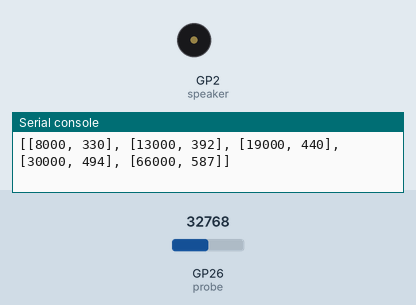
This program was run on a simulated Raspberry Pi Pico running MicroPython. Shown: buzzer (waves = sounding), the last lines printed to the serial console. Inputs (shaded band) come from the test bench; at power-on: GP26 (probe) = 32768 (analog values on the 0–65535 scale).

Above: at 0.1 s.
At 1.1 s:
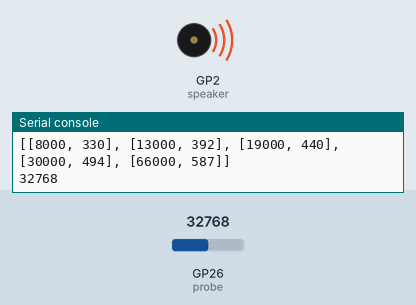
Timing chart, 0 to 2.6 s (numbered marks = the images above):
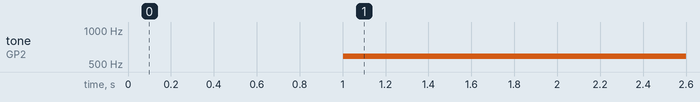

The program:

pico_piano_micro_python.py
```python
import machine
import utime as time
import note_utils

probe_pin = 26
speaker_pin = 2
probe = machine.ADC(probe_pin)
speaker = machine.PWM(machine.Pin(speaker_pin))

min_probe_val = 2000
e_minor = [[8000, "E4"], [13000, "G4"], [19000, "A4"], [30000, "B4"], [66000,"D5"]]
diatonic = [[2500,"C4"],[3000,"C#4"],[3600,"D4"]]

def update_tone(probe_limit_freq_list, debug = False):
    probe_value = (probe.read_u16())
    if debug:
        time.sleep(1)
        print(probe_value)
    if probe_value < min_probe_val:
           speaker.duty_u16(0)
           return
    for probe_limit_freq_pair in probe_limit_freq_list:
        if probe_value < probe_limit_freq_pair[0]:
            speaker.duty_u16(int(65535/2))
            speaker.freq(probe_limit_freq_pair[1])
            return

def note_to_freq_list(probe_limit_note_list):
    probe_limit_freq_list = []
    for probe_limit_note_pair in probe_limit_note_list:
        temp_pair = []
        temp_pair.append(probe_limit_note_pair[0])
        temp_pair.append(note_utils.note_to_freq(probe_limit_note_pair[1],True))
        probe_limit_freq_list.append(temp_pair)
    return probe_limit_freq_list

loaded_list = note_to_freq_list(e_minor)
print(loaded_list)

while True:
    update_tone(loaded_list,True)
```

note_utils.py
```python
def note_to_midi(note):
    name = note.rstrip("0123456789-")
    octave = int(note[len(name):])
    note_to_num = {
        "C": 0,
        "C#": 1,
        "D": 2,
        "D#": 3,
        "E": 4,
        "F": 5,
        "F#": 6,
        "G": 7,
        "G#": 8,
        "A": 9,
        "A#": 10,
        "B": 11
    }
    midi = octave*12+note_to_num[name]+12
    return midi
################################################################################

def midi_to_freq(midi_num, should_round = False):
    distance = midi_num-69
    freq = 440*2**(distance/12)
    if should_round:
        return round(freq)
    return freq
################################################################################

def note_to_freq(note, should_round = False):
    midi = note_to_midi(note)
    return midi_to_freq(midi, should_round)
```

Measured:
- by itself, tone on GP2 (speaker): silent → 587 Hz at 1.0 s
